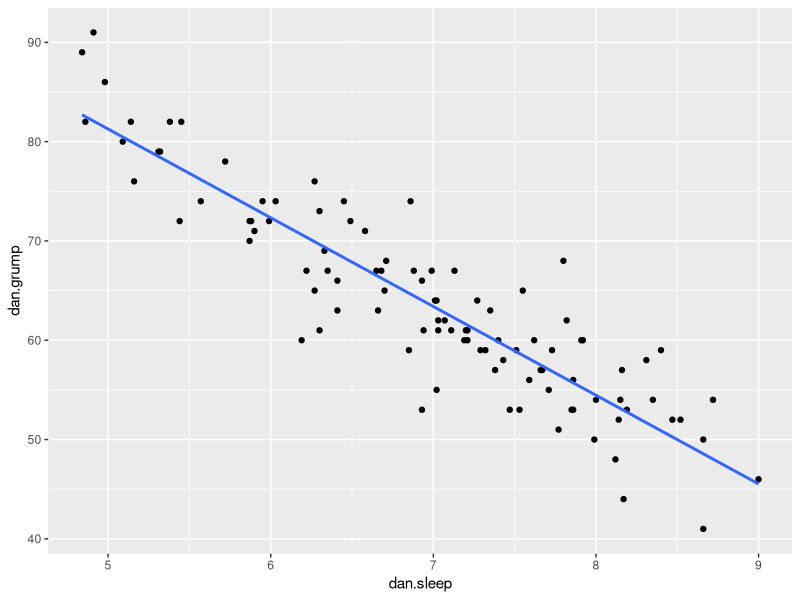
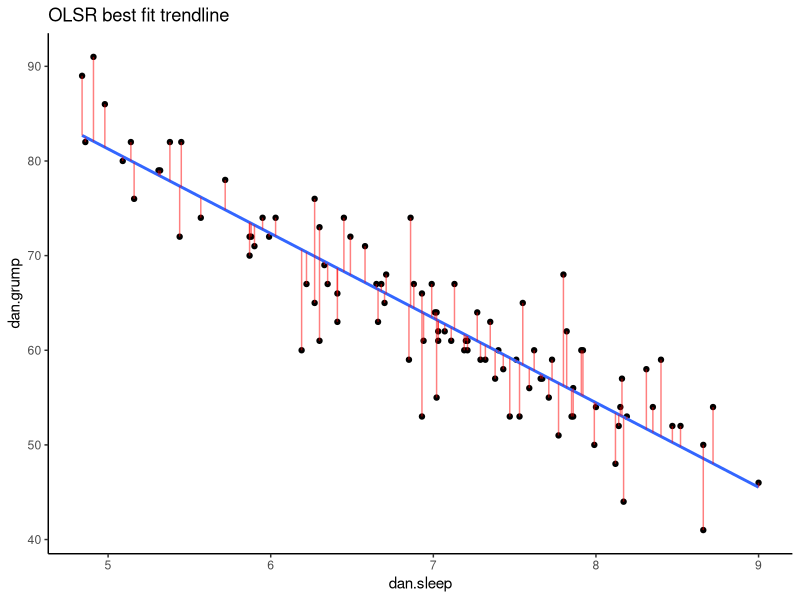
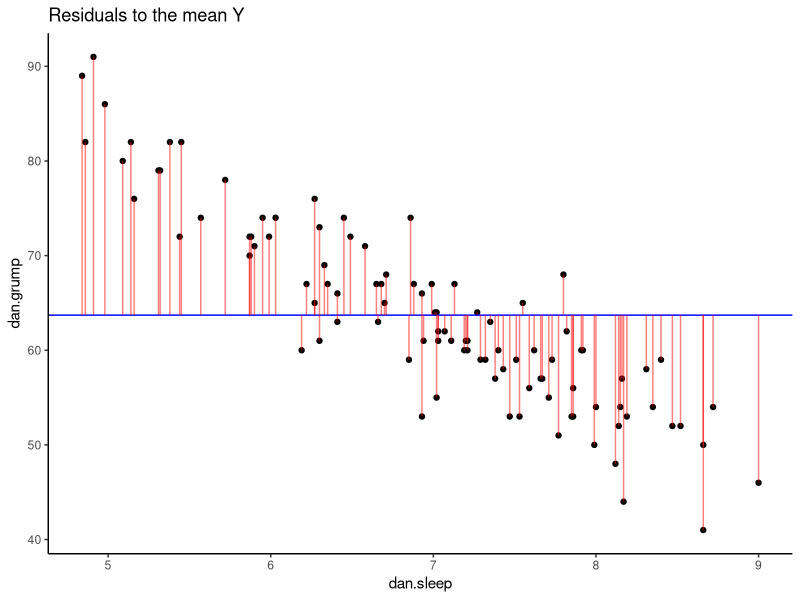
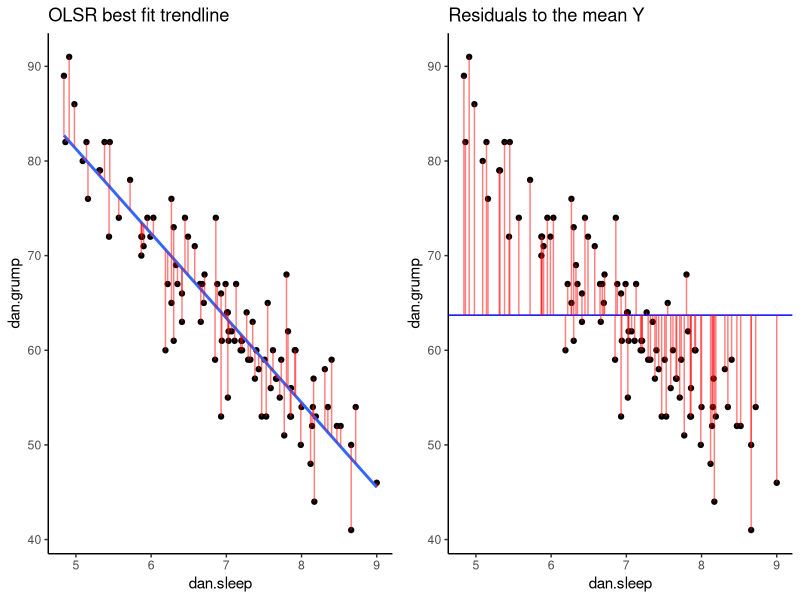

Recreate these plots in R, in order.

### Goodness of Fit Test - F-ratio



library(tidyverse)


# Import Data

df <- read_csv("data/parenthood.csv")

head(df)

tail(df)

nrow(df)

# Scatterplot
ggplot(df, aes(x = dan.sleep, y = dan.grump)) + 
  geom_point() + 
  stat_smooth(method='lm', se=F) 


# Run the model
mod1 <- lm(dan.grump ~ dan.sleep, data = df)

mod1


##### Add in the residuals

X <- df$dan.sleep  # the predictor
Y <- df$dan.grump  # the outcome
Y.pred <-  125.96   +   (-8.94 * X)
df$residuals <- df$dan.grump - Y.pred
df$residuals2 <- df$residuals^2


head(df)

tail(df)

### Visualize the residuals


p1 <- ggplot(df, aes(x = dan.sleep, y = dan.grump)) +
  geom_point() +
  geom_smooth(method = "lm", se = FALSE) +   
  geom_segment(aes(xend = dan.sleep, yend = dan.grump-residuals), alpha = .5, color='red') + 
  # geom_point(aes(y = dan.grump+residuals), shape = 1) +
  theme_classic() +
  ggtitle("OLSR best fit trendline")

p1



## Add in the residuals from the mean of Y

df$Ymean <- mean(df$dan.grump)
df$resid_Ymean <- df$dan.grump - df$Ymean  #residual from Ymean
df$resid_Ymean2 <- df$resid_Ymean ^ 2           # total residuals


head(df)


## visualize this:

p2 <- ggplot(df, aes(x = dan.sleep, y = dan.grump)) +
  geom_point() +
  geom_hline(yintercept = mean(df$dan.grump), color='blue') +
  geom_segment(aes(xend = dan.sleep, yend = dan.grump-resid_Ymean), alpha = .5, color='red') + 
  # geom_point(aes(y = dan.grump+residuals), shape = 1) +
  theme_classic() +
  ggtitle("Residuals to the mean Y")

p2



library(gridExtra)
grid.arrange(p1,p2,nrow=1)


### Adding up the Residuals


SS.resid <- sum(df$residuals2)
SS.resid  #1838.722

SS.tot <- sum(df$resid_Ymean2)
SS.tot    #9998.59



### The F-ratio is essentially a method of determining the proportion of 
# residual variance compared to total variance.


#The F-test is useful for checking that the model as a whole is performing better than chance

# To calculate:

SS.mod <- SS.tot - SS.resid
SS.mod  #8159.868


# we convert SS.mod and SS.resid to Mean Squares values by dividing by their degrees of freedom

# The d.f. for SS.mod  is the number of predictors in the model ( = 1 = dan.sleep)

# The d.f. for SS.resid is the number of datapoints, minus the number of predictors, minus 1.
# = 100 - 1 (dan.sleep) - 1 = 98

MS.resid <- SS.resid / 98
MS.resid  #18.76

MS.mod <- SS.mod / 1
MS.mod    #8159.868
 
Fval <-  MS.mod / MS.resid
Fval  #434.9

summary(mod1)


# The observed value of F is compared to
# the sampling distribution for  F if the null hypothesis is true.
# the null is that our model (trendline) is no better than random in fitting the datapoints
